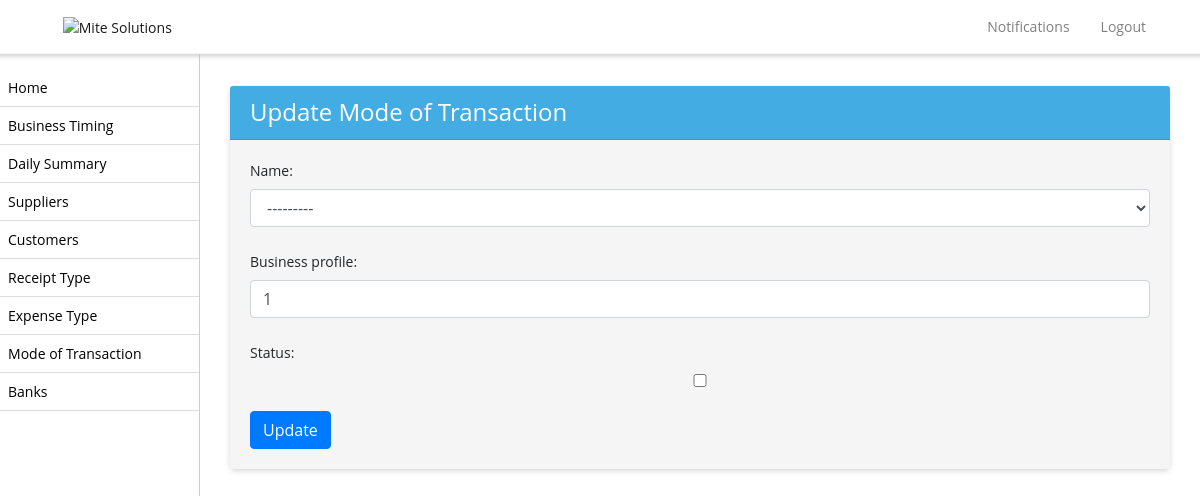
Before: /mode-transaction/4/edit/ with the older database file.
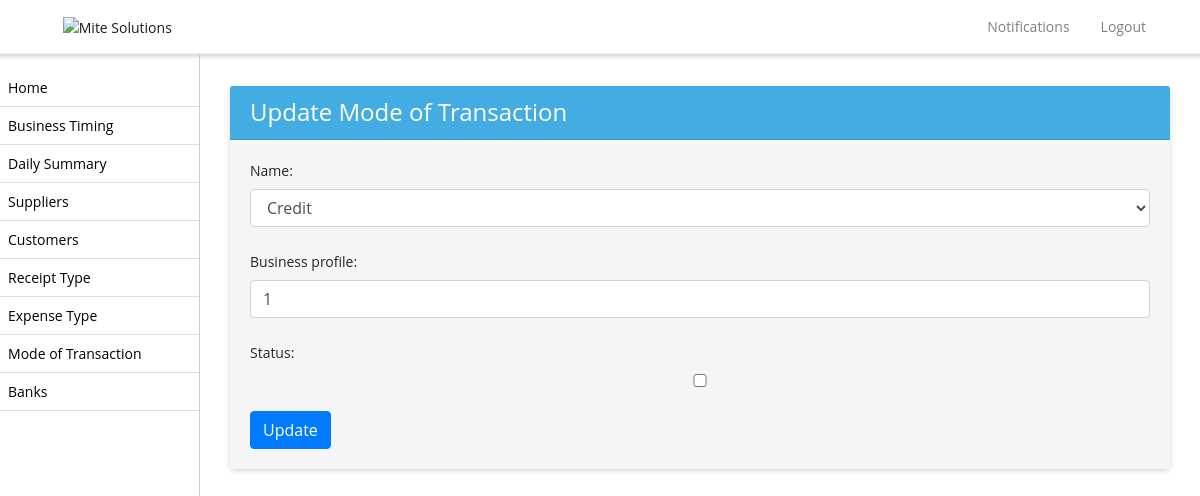
After: the same page with the newer database file.
### biztrackapp/models.py (models this page shows, shortened)
class TransactionMode(models.Model):
    CHOICES = [
        ('card', 'Card'),
        ('cash', 'Cash'),
        ('bank', 'Bank Transfer'),
        ('cheque', 'Cheque'),
        ('credit', 'Credit'),
    ]
    name = models.CharField(max_length=255,choices=CHOICES)
    business_profile = models.CharField(max_length=255, null=True)
    status = models.BooleanField(default=False)
    created_on = models.DateTimeField(auto_now_add=True, null=True)

### biztrackapp/views.py (the view)
# urls.py: path('mode-transaction/<int:pk>/edit/', ModeofTransactionUpdateView.as_view(), name='edit_mode_of_transaction'),
class ModeofTransactionUpdateView(UpdateView):
    model = TransactionMode
    form_class = ModeofTransactionForm
    template_name = 'update_mode_of_transaction.html'
    success_url = reverse_lazy('mode_of_transaction_list')

### biztrackapp/forms.py
class ModeofTransactionForm(forms.ModelForm):
    class Meta:
        model = TransactionMode
        fields = '__all__'

### biztrackapp/templates/update_mode_of_transaction.html (shortened to what this page needs)
{% extends 'base.html' %}
{% block content %}
<div class="container">
  <div class="card">
    <div class="card-header">
      <h4 class="mb-0">Update Mode of Transaction</h4>
    </div>
    <div class="card-body">
  <form method="post">
    {{ form.as_p }}
    <button type="submit" class="btn btn-primary">Update</button>
  </form>
</div>
</div>
</div>
{% endblock %}

Changed rows visible on the page:
changed TransactionMode: name "---------" → "Credit"
